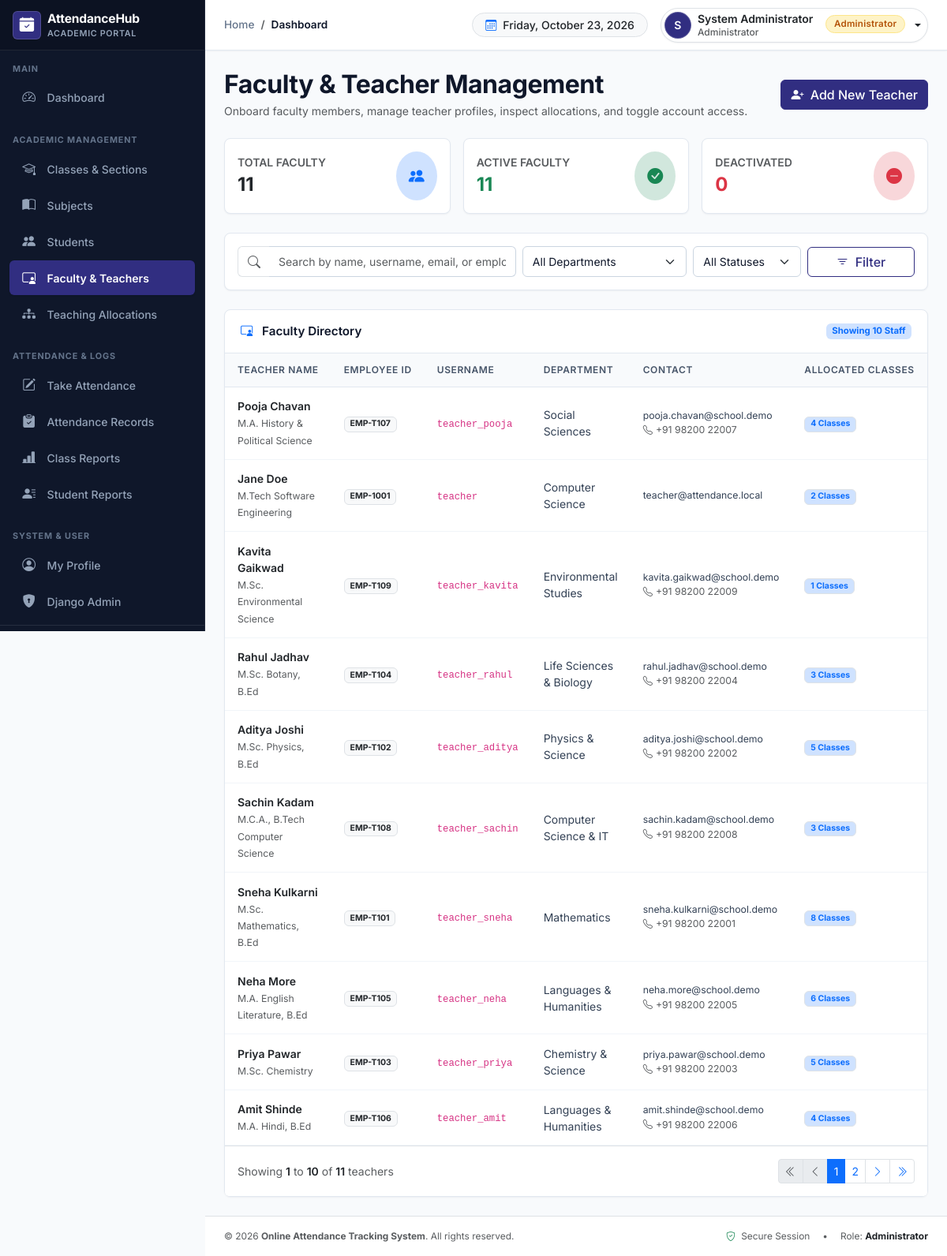
Screenshot of /accounts/teachers/ (signed in) with the database file from the repository.
### accounts/models.py (models this page shows, shortened)
class User(AbstractUser):
    class Role(models.TextChoices):
        ADMIN = 'ADMIN', 'Administrator'
        TEACHER = 'TEACHER', 'Teacher'
    ROLE_GROUP_MAPPING = {
        Role.ADMIN: 'Administrator',
        Role.TEACHER: 'Teacher',
    }
    role = models.CharField(
        max_length=20,
        choices=Role.choices,
        default=Role.ADMIN,
        help_text='Designates the role of this user within the attendance tracking system.'
    )
    phone_number = models.CharField(max_length=20, blank=True, null=True)
    profile_picture = models.ImageField(upload_to='profiles/', blank=True, null=True)
    @property
    def is_administrator(self):
        return self.role == self.Role.ADMIN or self.is_superuser
    def can_view_reports(self):
        return self.is_administrator or self.is_teacher_user or self.has_perm('attendance.can_view_reports')

class TeacherProfile(models.Model):
    user = models.OneToOneField(
        User,
        on_delete=models.CASCADE,
        related_name='teacher_profile'
    )
    employee_id = models.CharField(max_length=50, unique=True, db_index=True)
    qualification = models.CharField(max_length=120, blank=True)
    department = models.CharField(max_length=100, blank=True)
    date_of_joining = models.DateField(blank=True, null=True)
    class Meta:
        verbose_name = 'Teacher Profile'
        verbose_name_plural = 'Teacher Profiles'

### accounts/views.py (the view, shortened to what this page needs)
# urls.py: path('teachers/', views.TeacherListView.as_view(), name='teacher_list'),
class TeacherListView(AdminRequiredMixin, ListView):
    model = User
    template_name = 'accounts/teacher_list.html'
    context_object_name = 'teachers'
    paginate_by = 10
    def get_queryset(self):
        qs = User.objects.filter(role=User.Role.TEACHER).select_related('teacher_profile')
        q = self.request.GET.get('q', '').strip()
        dept = self.request.GET.get('department', '').strip()
        if dept:
            qs = qs.filter(teacher_profile__department__iexact=dept)
        status = self.request.GET.get('status', 'all').strip()
        if status == 'active':
            qs = qs.filter(is_active=True)
        elif status == 'inactive':
            qs = qs.filter(is_active=False)
        return qs.order_by('last_name', 'first_name', 'username')
    def get_context_data(self, **kwargs):
        context = super().get_context_data(**kwargs)
        all_teachers = User.objects.filter(role=User.Role.TEACHER)
        departments = TeacherProfile.objects.exclude(
            department=''
        ).values_list('department', flat=True).distinct().order_by('department')
        params = self.request.GET.copy()
        params.pop('page', None)
        context['query_string'] = params.urlencode()
        context.update({
            'search_query': self.request.GET.get('q', '').strip(),
            'selected_department': self.request.GET.get('department', '').strip(),
            'selected_status': self.request.GET.get('status', 'all').strip(),
            'departments': departments,
            'total_count': all_teachers.count(),
            'active_count': all_teachers.filter(is_active=True).count(),
            'inactive_count': all_teachers.filter(is_active=False).count(),
        })
        return context

### templates/accounts/teacher_list.html (shortened to what this page needs)
{% extends 'base.html' %}
{% block content %}
<div class="d-flex flex-column flex-md-row align-items-md-center justify-content-between gap-3 mb-4">
    <div>
        <h2 class="fw-bold mb-1">Faculty & Teacher Management</h2>
        <p class="text-muted small mb-0">Onboard faculty members, manage teacher profiles, inspect allocations, and toggle account access.</p>
    </div>
    <div class="d-flex align-items-center gap-2">
        <a href="{% url 'accounts:teacher_create' %}" class="btn btn-primary">
            <i class="bi bi-person-plus-fill me-1"></i> Add New Teacher
        </a>
    </div>
</div>
<div class="row g-3 mb-4">
    <div class="col-sm-4">
        <div class="card card-modern p-3 d-flex flex-row align-items-center justify-content-between">
            <div>
                <div class="text-muted small fw-semibold text-uppercase">Total Faculty</div>
                <div class="fs-4 fw-bold text-dark">{{ total_count }}</div>
            </div>
            <div class="rounded-circle bg-primary-subtle text-primary p-3">
                <i class="bi bi-people-fill fs-5"></i>
            </div>
        </div>
    </div>
    <div class="col-sm-4">
        <div class="card card-modern p-3 d-flex flex-row align-items-center justify-content-between">
            <div>
                <div class="text-muted small fw-semibold text-uppercase">Active Faculty</div>
                <div class="fs-4 fw-bold text-success">{{ active_count }}</div>
            </div>
            <div class="rounded-circle bg-success-subtle text-success p-3">
                <i class="bi bi-check-circle-fill fs-5"></i>
            </div>
        </div>
    </div>
    <div class="col-sm-4">
        <div class="card card-modern p-3 d-flex flex-row align-items-center justify-content-between">
            <div>
                <div class="text-muted small fw-semibold text-uppercase">Deactivated</div>
                <div class="fs-4 fw-bold text-danger">{{ inactive_count }}</div>
            </div>
            <div class="rounded-circle bg-danger-subtle text-danger p-3">
                <i class="bi bi-dash-circle-fill fs-5"></i>
            </div>
        </div>
    </div>
</div>
<div class="card card-modern mb-4">
    <div class="card-body p-3">
        <form method="get" class="row g-2 align-items-center">
            <div class="col-md-5">
                <div class="input-group">
                    <span class="input-group-text bg-white border-end-0 text-muted">
                        <i class="bi bi-search"></i>
                    </span>
                    <input type="text" name="q" value="{{ search_query }}" class="form-control border-start-0" placeholder="Search by name, username, email, or employee ID...">
                </div>
            </div>
            <div class="col-md-3">
                <select name="department" class="form-select">
                    <option value="">All Departments</option>
                </select>
            </div>
            <div class="col-md-2">
                <select name="status" class="form-select">
                    <option value="all" {% if selected_status == 'all' %}selected{% endif %}>All Statuses</option>
                </select>
            </div>
            <div class="col-md-2 d-flex gap-2">
                <button type="submit" class="btn btn-outline-primary flex-grow-1">
                    <i class="bi bi-filter me-1"></i> Filter
                </button>
            </div>
        </form>
    </div>
</div>
<div class="card card-modern">
    <div class="card-modern-header d-flex align-items-center justify-content-between">
        <span><i class="bi bi-person-video3 me-2 text-primary"></i> Faculty Directory</span>
        <span class="badge bg-primary-subtle text-primary">Showing {{ teachers|length }} Staff</span>
    </div>
    <div class="card-body p-0">
        {% if teachers %}
            <div class="table-responsive">
                <table class="table table-custom table-hover align-middle mb-0">
                    <thead>
                        <tr>
                            <th>Teacher Name</th>
                            <th>Employee ID</th>
                            <th>Username</th>
                            <th>Department</th>
                            <th>Contact</th>
                            <th>Allocated Classes</th>
                        </tr>
                    </thead>
                    <tbody>
                        {% for teacher in teachers %}
                            <tr>
                                <td>
                                    <div class="fw-semibold text-dark">
                                        <a href="{% url 'accounts:teacher_detail' teacher.pk %}" class="text-decoration-none text-dark hover-primary">
                                            {{ teacher.get_full_name|default:teacher.username }}
                                        </a>
                                    </div>
                                    <span class="small text-muted">{{ teacher.teacher_profile.qualification|default:"Faculty Instructor" }}</span>
                                </td>
                                <td>
                                    <span class="badge bg-light text-dark border">
                                        {{ teacher.teacher_profile.employee_id|default:"N/A" }}
                                    </span>
                                </td>
                                <td><code>{{ teacher.username }}</code></td>
                                <td>{{ teacher.teacher_profile.department|default:"General" }}</td>
                                <td>
                                    <div class="small">{{ teacher.email|default:"-" }}</div>
                                    {% if teacher.phone_number %}
                                        <div class="small text-muted"><i class="bi bi-telephone me-1"></i>{{ teacher.phone_number }}</div>
                                    {% endif %}
                                </td>
                                <td>
                                    <a href="{% url 'accounts:teacher_detail' teacher.pk %}" class="badge bg-primary-subtle text-primary text-decoration-none border">
                                        {{ teacher.teaching_assignments.count }} Classes
                                    </a>
                                </td>
                            </tr>
                        {% endfor %}
                    </tbody>
                </table>
            </div>
            {% include 'includes/pagination.html' with entity_name='teachers' %}
        {% endif %}
    </div>
</div>
{% endblock %}

### templates/includes/topbar.html (shortened to what this page needs)
<header class="topbar-custom sticky-top">
    <div class="container-fluid px-3 px-md-4 h-100 d-flex align-items-center justify-content-between">
        <div class="d-flex align-items-center gap-2 gap-md-3">
            <div class="d-flex align-items-center">
                <nav aria-label="breadcrumb" class="d-none d-sm-block">
                    <ol class="breadcrumb mb-0">
                        {% block breadcrumb %}
                        <li class="breadcrumb-item"><a href="{% url 'dashboard:index' %}" class="text-decoration-none">Home</a></li>
                        <li class="breadcrumb-item active" aria-current="page">Dashboard</li>
                        {% endblock %}
                    </ol>
                </nav>
            </div>
        </div>
        <div class="d-flex align-items-center gap-2 gap-md-3">
            <div class="d-none d-md-flex align-items-center text-muted small bg-light border px-3 py-1 rounded-pill">
                <i class="bi bi-calendar3 text-primary me-2"></i>
                <span class="fw-medium text-dark">{% now "l, F j, Y" %}</span>
            </div>
            {% if user.is_authenticated %}
            <div class="dropdown">
                <button class="btn btn-profile-dropdown dropdown-toggle d-flex align-items-center gap-2 p-1 pe-2 rounded-pill border"
                        type="button" id="userMenuButton" data-bs-toggle="dropdown" aria-expanded="false">
                    <div class="user-avatar-circle">
                        {{ user.first_name|first|default:user.username|first|upper }}
                    </div>
                    <div class="d-none d-sm-flex flex-column text-start me-1">
                        <span class="fw-semibold text-dark small lh-1">
                            {{ user.get_full_name|default:user.username }}
                        </span>
                        <span class="text-muted smaller lh-1 mt-1">
                            {{ user.get_role_display }}
                        </span>
                    </div>
                    <span class="badge badge-role {% if user.is_administrator %}admin{% else %}teacher{% endif %} ms-1 d-none d-md-inline-block">
                        {{ user.get_role_display }}
                    </span>
                </button>
            </div>
            {% else %}
            <a class="btn btn-primary btn-sm px-3" href="{% url 'accounts:login' %}">
                <i class="bi bi-box-arrow-in-right me-1"></i> Sign In
            </a>
            {% endif %}
        </div>
    </div>
</header>

### templates/includes/footer.html
<footer class="footer-custom mt-auto">
    <div class="container-fluid px-3 px-md-4 py-3 border-top bg-white">
        <div class="d-flex flex-column flex-sm-row align-items-center justify-content-between text-muted small gap-2">
            <div>
                &copy; {% now "Y" %} <strong>Online Attendance Tracking System</strong>. All rights reserved.
            </div>
            <div class="d-flex align-items-center gap-3">
                <span><i class="bi bi-shield-check text-success me-1"></i> Secure Session</span>
                <span class="d-none d-md-inline">&bull;</span>
                <span class="d-none d-md-inline">Role: <strong class="text-dark">{{ user.get_role_display|default:"Guest" }}</strong></span>
            </div>
        </div>
    </div>
</footer>

### rows the page displays
User: first_name|first "S", get_full_name "System Administrator", role "Administrator"
User: get_full_name "Pooja Chavan", teacher_profile.qualification "M.A. History & Political Science", teacher_profile.employee_id "EMP-T107", username "teacher_pooja", teacher_profile.department "Social Sciences", email "pooja.chavan@school.demo", phone_number "+91 98200 22007", teaching_assignments.count "4"
User: get_full_name "Jane Doe", teacher_profile.qualification "M.Tech Software Engineering", teacher_profile.employee_id "EMP-1001", username "teacher", teacher_profile.department "Computer Science", email "teacher@attendance.local", teaching_assignments.count "2"
User: get_full_name "Kavita Gaikwad", teacher_profile.qualification "M.Sc. Environmental Science", teacher_profile.employee_id "EMP-T109", username "teacher_kavita", teacher_profile.department "Environmental Studies", email "kavita.gaikwad@school.demo", phone_number "+91 98200 22009", teaching_assignments.count "1"
User: get_full_name "Rahul Jadhav", teacher_profile.qualification "M.Sc. Botany, B.Ed", teacher_profile.employee_id "EMP-T104", username "teacher_rahul", teacher_profile.department "Life Sciences & Biology", email "rahul.jadhav@school.demo", phone_number "+91 98200 22004", teaching_assignments.count "3"
User: get_full_name "Aditya Joshi", teacher_profile.qualification "M.Sc. Physics, B.Ed", teacher_profile.employee_id "EMP-T102", username "teacher_aditya", teacher_profile.department "Physics & Science", email "aditya.joshi@school.demo", phone_number "+91 98200 22002", teaching_assignments.count "5"
User: get_full_name "Sachin Kadam", teacher_profile.qualification "M.C.A., B.Tech Computer Science", teacher_profile.employee_id "EMP-T108", username "teacher_sachin", teacher_profile.department "Computer Science & IT", email "sachin.kadam@school.demo", phone_number "+91 98200 22008", teaching_assignments.count "3"
User: get_full_name "Sneha Kulkarni", teacher_profile.qualification "M.Sc. Mathematics, B.Ed", teacher_profile.employee_id "EMP-T101", username "teacher_sneha", teacher_profile.department "Mathematics", email "sneha.kulkarni@school.demo", phone_number "+91 98200 22001", teaching_assignments.count "8"
User: get_full_name "Neha More", teacher_profile.qualification "M.A. English Literature, B.Ed", teacher_profile.employee_id "EMP-T105", username "teacher_neha", teacher_profile.department "Languages & Humanities", email "neha.more@school.demo", phone_number "+91 98200 22005", teaching_assignments.count "6"
User: get_full_name "Priya Pawar", teacher_profile.qualification "M.Sc. Chemistry", teacher_profile.employee_id "EMP-T103", username "teacher_priya", teacher_profile.department "Chemistry & Science", email "priya.pawar@school.demo", phone_number "+91 98200 22003", teaching_assignments.count "5"
User: get_full_name "Amit Shinde", teacher_profile.qualification "M.A. Hindi, B.Ed", teacher_profile.employee_id "EMP-T106", username "teacher_amit", teacher_profile.department "Languages & Humanities", email "amit.shinde@school.demo", phone_number "+91 98200 22006", teaching_assignments.count "4"

### other values shown
{{ total_count }} "11"
{{ active_count }} "11"
{{ inactive_count }} "0"
{{ teachers|length }} "10"
{{ page_obj.start_index }} "1"
{{ page_obj.end_index }} "10"
{{ paginator.count }} "11"
{{ entity_name|default:"entries" }} "teachers"
{{ num }} "1"
{{ num }} "2"
